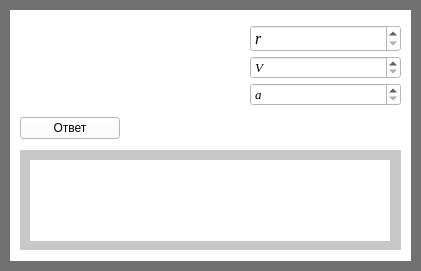
       <widget class="QWidget" name="widget_13" native="true">
        <property name="geometry">
         <rect>
          <x>690</x>
          <y>570</y>
          <width>421</width>
          <height>271</height>
         </rect>
        </property>
        <property name="styleSheet">
         <string notr="true">background-color: rgb(0, 0, 0);
background-color: rgb(113, 113, 113);</string>
        </property>
        <widget class="QWidget" name="widget_14" native="true">
         <property name="geometry">
          <rect>
           <x>10</x>
           <y>10</y>
           <width>401</width>
           <height>251</height>
          </rect>
         </property>
         <property name="styleSheet">
          <string notr="true">background-color: rgb(255, 255, 255);</string>
         </property>
         <widget class="QWidget" name="verticalLayoutWidget_24">
          <property name="geometry">
           <rect>
            <x>10</x>
            <y>0</y>
            <width>381</width>
            <height>245</height>
           </rect>
          </property>
          <layout class="QVBoxLayout" name="verticalLayout_27">
           <property name="topMargin">
            <number>10</number>
           </property>
           <item>
            <layout class="QHBoxLayout" name="horizontalLayout_15">
             <property name="spacing">
              <number>50</number>
             </property>
             <item>
              <widget class="QLabel" name="label_29">
               <property name="minimumSize">
                <size>
                 <width>180</width>
                 <height>0</height>
                </size>
               </property>
               <property name="styleSheet">
                <string notr="true">background-color: rgb(255, 255, 255);</string>
               </property>
               <property name="text">
                <string/>
               </property>
               <property name="pixmap">
                <pixmap>D:/Downloads/2018-12-06_22-04-17.jpg</pixmap>
               </property>
              </widget>
             </item>
             <item>
              <layout class="QVBoxLayout" name="verticalLayout_14">
               <property name="spacing">
                <number>4</number>
               </property>
               <item>
                <widget class="QSpinBox" name="spinBox_23">
                 <property name="font">
                  <font>
                   <family>Times New Roman</family>
                   <pointsize>12</pointsize>
                   <italic>true</italic>
                  </font>
                 </property>
                 <property name="specialValueText">
                  <string>r</string>
                 </property>
                 <property name="maximum">
                  <number>1000000000</number>
                 </property>
                </widget>
               </item>
               <item>
                <widget class="QSpinBox" name="spinBox_22">
                 <property name="font">
                  <font>
                   <family>Times New Roman</family>
                   <pointsize>10</pointsize>
                   <italic>true</italic>
                  </font>
                 </property>
                 <property name="specialValueText">
                  <string>V</string>
                 </property>
                 <property name="maximum">
                  <number>1000000000</number>
                 </property>
                </widget>
               </item>
               <item>
                <widget class="QSpinBox" name="spinBox_20">
                 <property name="font">
                  <font>
                   <family>Times New Roman</family>
                   <pointsize>10</pointsize>
                   <italic>true</italic>
                  </font>
                 </property>
                 <property name="specialValueText">
                  <string>a</string>
                 </property>
                 <property name="maximum">
                  <number>1000000000</number>
                 </property>
                </widget>
               </item>
              </layout>
             </item>
            </layout>
           </item>
           <item>
            <widget class="QPushButton" name="pushButton_7">
             <property name="minimumSize">
              <size>
               <width>100</width>
               <height>0</height>
              </size>
             </property>
             <property name="maximumSize">
              <size>
               <width>100</width>
               <height>16777215</height>
              </size>
             </property>
             <property name="text">
              <string>Ответ</string>
             </property>
            </widget>
           </item>
           <item>
            <widget class="QWidget" name="widget_59" native="true">
             <property name="minimumSize">
              <size>
               <width>0</width>
               <height>100</height>
              </size>
             </property>
             <property name="maximumSize">
              <size>
               <width>400</width>
               <height>100</height>
              </size>
             </property>
             <property name="styleSheet">
              <string notr="true">background-color: rgb(200, 200, 200);</string>
             </property>
             <widget class="QLabel" name="label_30">
              <property name="geometry">
               <rect>
                <x>10</x>
                <y>10</y>
                <width>360</width>
                <height>81</height>
               </rect>
              </property>
              <property name="minimumSize">
               <size>
                <width>360</width>
                <height>0</height>
               </size>
              </property>
              <property name="maximumSize">
               <size>
                <width>360</width>
                <height>16777215</height>
               </size>
              </property>
              <property name="styleSheet">
               <string notr="true">background-color: rgb(255, 255, 255);</string>
              </property>
              <property name="text">
               <string/>
              </property>
             </widget>
            </widget>
           </item>
          </layout>
         </widget>
        </widget>
       </widget>
